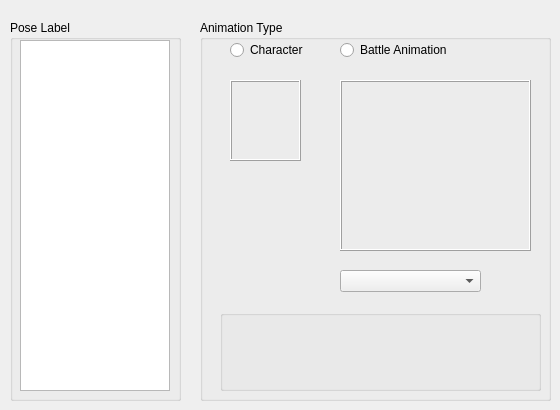
    <widget class="QWidget" name="tab_9">
     <attribute name="title">
      <string>Animation Type</string>
     </attribute>
     <widget class="QGroupBox" name="groupBox_363">
      <property name="geometry">
       <rect>
        <x>10</x>
        <y>20</y>
        <width>171</width>
        <height>381</height>
       </rect>
      </property>
      <property name="title">
       <string>Pose Label</string>
      </property>
      <widget class="QListWidget" name="listOld_Character_16">
       <property name="geometry">
        <rect>
         <x>10</x>
         <y>20</y>
         <width>150</width>
         <height>351</height>
        </rect>
       </property>
       <property name="maximumSize">
        <size>
         <width>150</width>
         <height>16777215</height>
        </size>
       </property>
       <property name="selectionRectVisible">
        <bool>true</bool>
       </property>
      </widget>
     </widget>
     <widget class="QGroupBox" name="groupBox_364">
      <property name="geometry">
       <rect>
        <x>200</x>
        <y>20</y>
        <width>351</width>
        <height>381</height>
       </rect>
      </property>
      <property name="title">
       <string>Animation Type</string>
      </property>
      <widget class="QRadioButton" name="radioButton_40">
       <property name="geometry">
        <rect>
         <x>30</x>
         <y>20</y>
         <width>121</width>
         <height>20</height>
        </rect>
       </property>
       <property name="text">
        <string>Character</string>
       </property>
      </widget>
      <widget class="QRadioButton" name="radioButton_41">
       <property name="geometry">
        <rect>
         <x>140</x>
         <y>20</y>
         <width>141</width>
         <height>20</height>
        </rect>
       </property>
       <property name="text">
        <string>Battle Animation</string>
       </property>
      </widget>
      <widget class="QFrame" name="frame_96">
       <property name="geometry">
        <rect>
         <x>30</x>
         <y>60</y>
         <width>71</width>
         <height>81</height>
        </rect>
       </property>
       <property name="frameShape">
        <enum>QFrame::Box</enum>
       </property>
       <property name="frameShadow">
        <enum>QFrame::Raised</enum>
       </property>
      </widget>
      <widget class="QFrame" name="frame_97">
       <property name="geometry">
        <rect>
         <x>140</x>
         <y>60</y>
         <width>191</width>
         <height>171</height>
        </rect>
       </property>
       <property name="frameShape">
        <enum>QFrame::Box</enum>
       </property>
       <property name="frameShadow">
        <enum>QFrame::Raised</enum>
       </property>
      </widget>
      <widget class="QComboBox" name="comboBox_48">
       <property name="geometry">
        <rect>
         <x>140</x>
         <y>250</y>
         <width>141</width>
         <height>22</height>
        </rect>
       </property>
      </widget>
      <widget class="QGroupBox" name="groupBox_365">
       <property name="geometry">
        <rect>
         <x>20</x>
         <y>290</y>
         <width>321</width>
         <height>81</height>
        </rect>
       </property>
       <property name="title">
        <string/>
       </property>
      </widget>
     </widget>
    </widget>
